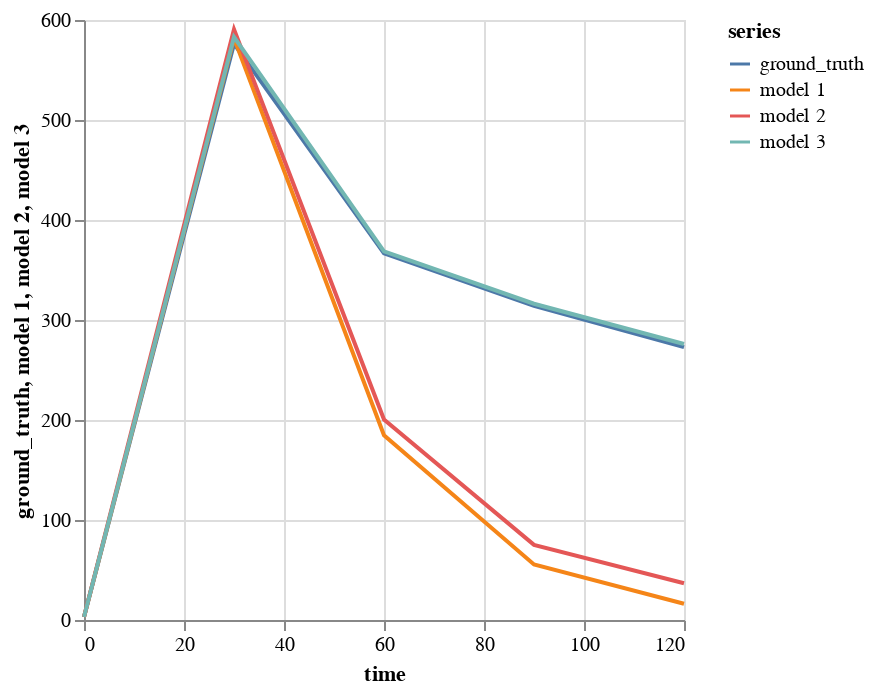

Notebook code for this chart:
### Code cell
plot(times, 
     [value(infected_ground_truth), 
      mean(model1_samples), 
      mean(model2_samples), 
      mean(model3_samples)], 
      "time", 
      "ground_truth", 
      "model 1", 
      "model 2", 
      "model 3")

### Figure 1 — Vega-Lite specification as saved in the notebook (floating-point values rounded to 4 significant figures)
{"$schema": "https://vega.github.io/schema/vega-lite/v4.json", "data": {"values": [{"ground_truth": 3, "series": "ground_truth", "time": 0}, {"model 1": 3, "series": "model 1", "time": 0}, {"model 2": 3, "series": "model 2", "time": 0}, {"model 3": 3, "series": "model 3", "time": 0}, {"ground_truth": 576.1, "series": "ground_truth", "time": 30}, {"model 1": 581.6, "series": "model 1", "time": 30}, {"model 2": 590.7, "series": "model 2", "time": 30}, {"model 3": 583.0, "series": "model 3", "time": 30}, {"ground_truth": 366.6, "series": "ground_truth", "time": 60}, {"model 1": 184.7, "series": "model 1", "time": 60}, {"model 2": 200.5, "series": "model 2", "time": 60}, {"model 3": 368.7, "series": "model 3", "time": 60}, {"ground_truth": 314.2, "series": "ground_truth", "time": 90}, {"model 1": 55.5, "series": "model 1", "time": 90}, {"model 2": 75.17, "series": "model 2", "time": 90}, {"model 3": 316.3, "series": "model 3", "time": 90}, {"ground_truth": 272.9, "series": "ground_truth", "time": 120}, {"model 1": 16.31, "series": "model 1", "time": 120}, {"model 2": 36.79, "series": "model 2", "time": 120}, {"model 3": 276.0, "series": "model 3", "time": 120}]}, "description": "", "layer": [{"encoding": {"color": {"field": "series", "type": "nominal"}, "x": {"field": "time", "type": "quantitative"}, "y": {"field": "ground_truth", "type": "quantitative"}}, "mark": "line"}, {"encoding": {"color": {"field": "series", "type": "nominal"}, "x": {"field": "time", "type": "quantitative"}, "y": {"field": "model 1", "type": "quantitative"}}, "mark": "line"}, {"encoding": {"color": {"field": "series", "type": "nominal"}, "x": {"field": "time", "type": "quantitative"}, "y": {"field": "model 2", "type": "quantitative"}}, "mark": "line"}, {"encoding": {"color": {"field": "series", "type": "nominal"}, "x": {"field": "time", "type": "quantitative"}, "y": {"field": "model 3", "type": "quantitative"}}, "mark": "line"}], "mark": "point"}
